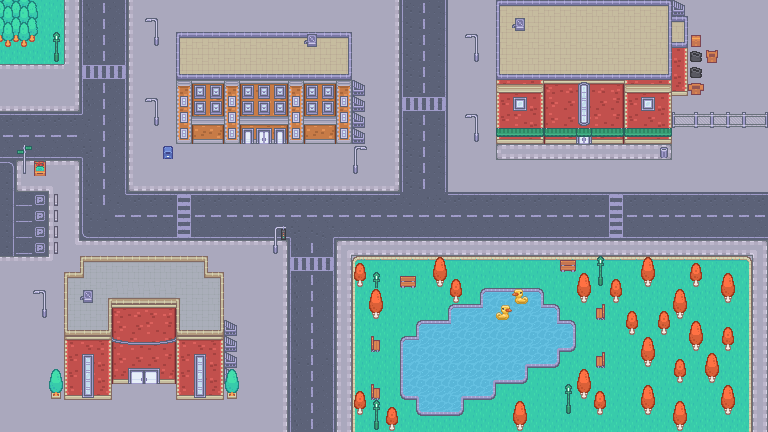

Tiled map render using the project's own tile images. Description and the map definition, with tile-layer contents summarised, below:
An orthogonal 48x27 tile map with 16x16 px tiles, 6 tile layers (Background, Water, Building1, Building2, ...), 2 tilesets.

<map version="1.10" tiledversion="1.10.2" orientation="orthogonal" renderorder="right-down" width="48" height="27" tilewidth="16" tileheight="16" infinite="0" nextlayerid="18" nextobjectid="2">
 <tileset firstgid="1" source="kenny_rpg_urban.tsx" />
 <tileset firstgid="487" source="Duck.tsx" />
 <layer id="1" name="Background" width="48" height="27">
  <data>[1296 cells, 1296 non-empty, 43 distinct tile ids]</data>
 </layer>
 <layer id="11" name="Water" width="48" height="27">
  <data>[1296 cells, 59 non-empty, 12 distinct tile ids]</data>
 </layer>
 <layer id="5" name="Building1" width="48" height="27">
  <data>[1296 cells, 277 non-empty, 66 distinct tile ids]</data>
 </layer>
 <layer id="9" name="Building2" width="48" height="27">
  <data>[1296 cells, 76 non-empty, 21 distinct tile ids]</data>
 </layer>
 <layer id="7" name="Building3" width="48" height="27">
  <data>[1296 cells, 7 non-empty, 1 distinct tile ids]</data>
 </layer>
 <layer id="14" name="Objects" width="48" height="27">
  <data>[1296 cells, 108 non-empty, 30 distinct tile ids]</data>
 </layer>
</map>
